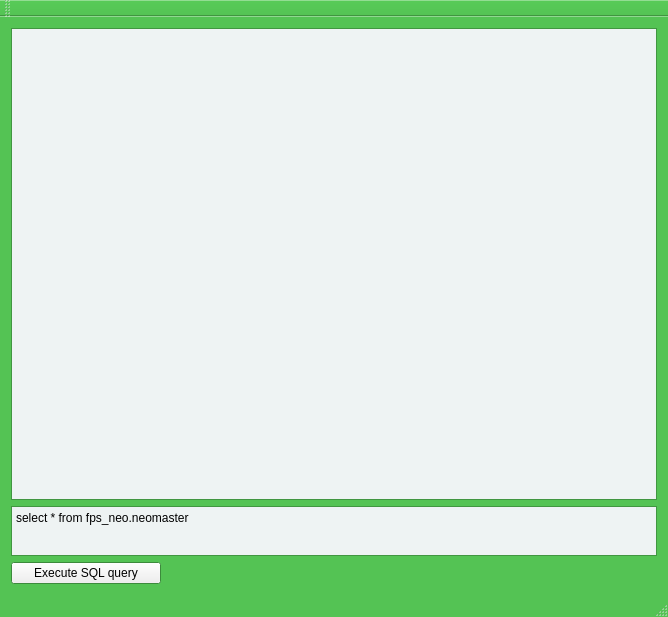
<?xml version="1.0" encoding="UTF-8"?>
<ui version="4.0">
 <class>MainWindow</class>
 <widget class="QMainWindow" name="MainWindow">
  <property name="geometry">
   <rect>
    <x>0</x>
    <y>0</y>
    <width>668</width>
    <height>617</height>
   </rect>
  </property>
  <property name="palette">
   <palette>
    <active>
     <colorrole role="Base">
      <brush brushstyle="SolidPattern">
       <color alpha="255">
        <red>238</red>
        <green>243</green>
        <blue>243</blue>
       </color>
      </brush>
     </colorrole>
     <colorrole role="Window">
      <brush brushstyle="SolidPattern">
       <color alpha="255">
        <red>84</red>
        <green>195</green>
        <blue>84</blue>
       </color>
      </brush>
     </colorrole>
    </active>
    <inactive>
     <colorrole role="Base">
      <brush brushstyle="SolidPattern">
       <color alpha="255">
        <red>238</red>
        <green>243</green>
        <blue>243</blue>
       </color>
      </brush>
     </colorrole>
     <colorrole role="Window">
      <brush brushstyle="SolidPattern">
       <color alpha="255">
        <red>84</red>
        <green>195</green>
        <blue>84</blue>
       </color>
      </brush>
     </colorrole>
    </inactive>
    <disabled>
     <colorrole role="Base">
      <brush brushstyle="SolidPattern">
       <color alpha="255">
        <red>84</red>
        <green>195</green>
        <blue>84</blue>
       </color>
      </brush>
     </colorrole>
     <colorrole role="Window">
      <brush brushstyle="SolidPattern">
       <color alpha="255">
        <red>84</red>
        <green>195</green>
        <blue>84</blue>
       </color>
      </brush>
     </colorrole>
    </disabled>
   </palette>
  </property>
  <property name="windowTitle">
   <string>MainWindow</string>
  </property>
  <widget class="QWidget" name="centralWidget">
   <layout class="QVBoxLayout" name="verticalLayout">
    <item>
     <widget class="QTableWidget" name="tableWidget"/>
    </item>
    <item>
     <widget class="QPlainTextEdit" name="plainTextEdit">
      <property name="minimumSize">
       <size>
        <width>0</width>
        <height>15</height>
       </size>
      </property>
      <property name="maximumSize">
       <size>
        <width>16777215</width>
        <height>50</height>
       </size>
      </property>
      <property name="plainText">
       <string>select * from fps_neo.neomaster</string>
      </property>
     </widget>
    </item>
    <item>
     <widget class="QPushButton" name="pushButton">
      <property name="maximumSize">
       <size>
        <width>150</width>
        <height>16777215</height>
       </size>
      </property>
      <property name="text">
       <string>Execute SQL query</string>
      </property>
     </widget>
    </item>
   </layout>
  </widget>
  <widget class="QMenuBar" name="menuBar">
   <property name="geometry">
    <rect>
     <x>0</x>
     <y>0</y>
     <width>668</width>
     <height>21</height>
    </rect>
   </property>
  </widget>
  <widget class="QToolBar" name="mainToolBar">
   <attribute name="toolBarArea">
    <enum>TopToolBarArea</enum>
   </attribute>
   <attribute name="toolBarBreak">
    <bool>false</bool>
   </attribute>
  </widget>
  <widget class="QStatusBar" name="statusBar"/>
 </widget>
 <layoutdefault spacing="6" margin="11"/>
 <resources/>
 <connections/>
</ui>
